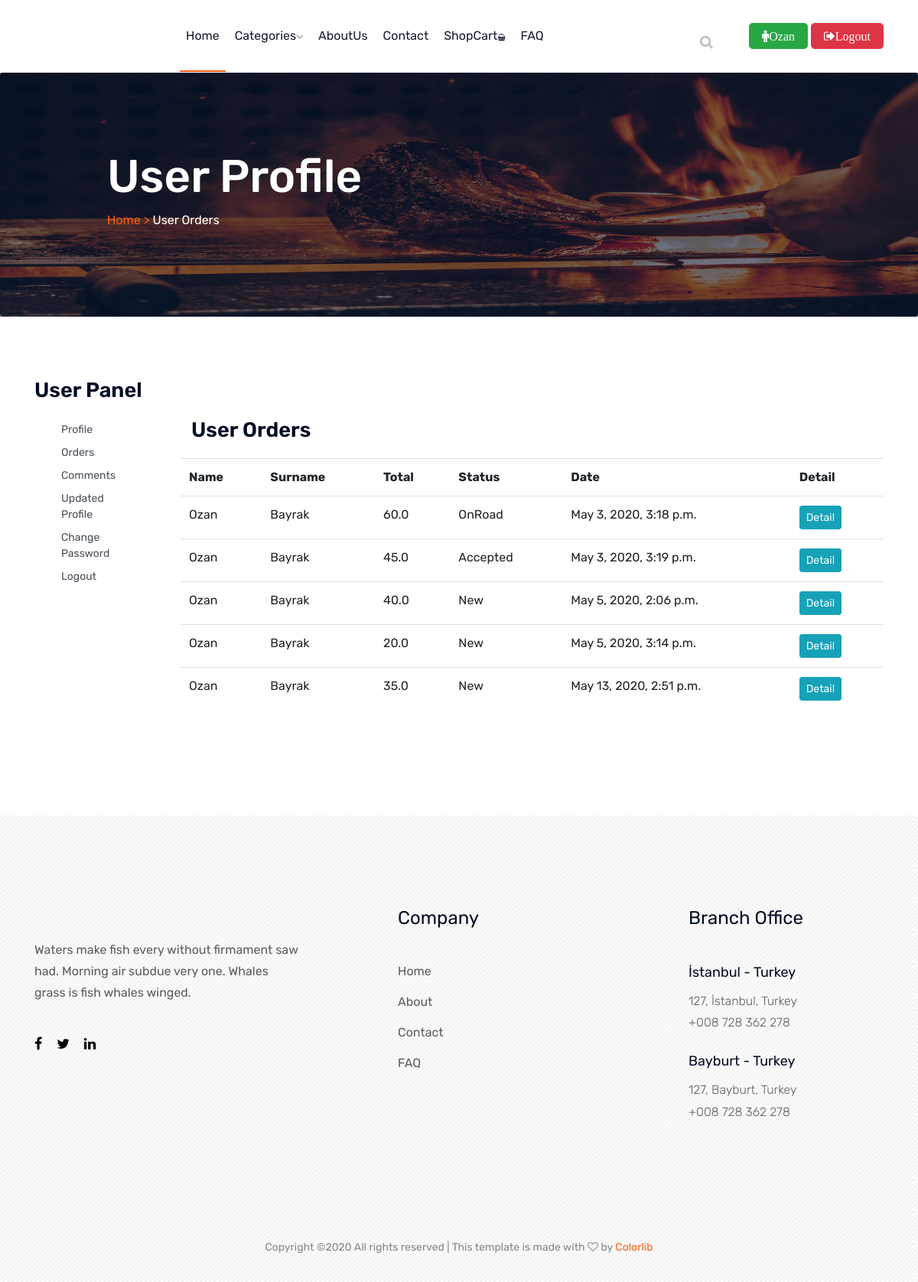
The app's page /user/orders/ (signed in), older data.
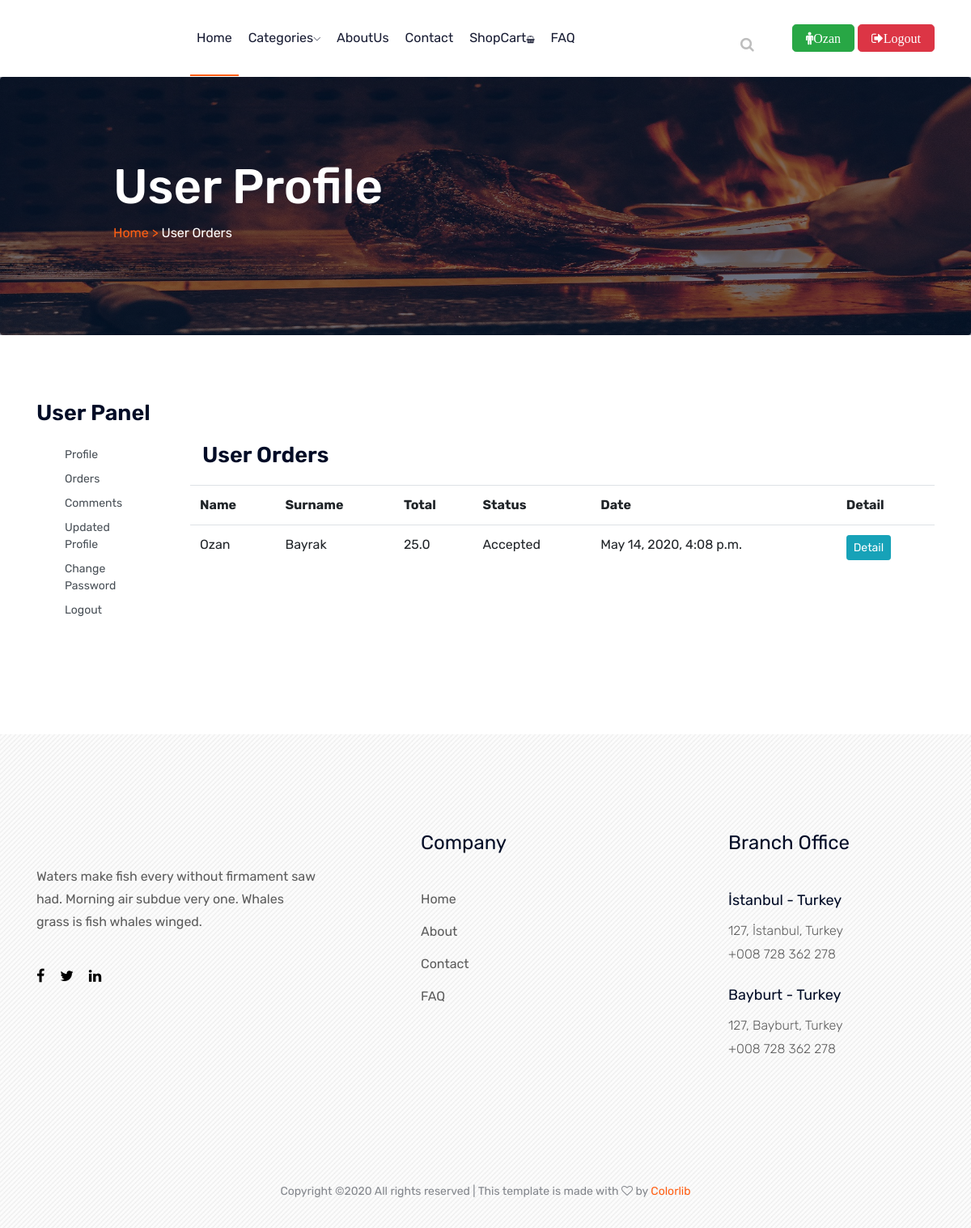
The same page, newer data.
### order/models.py (models this page shows, shortened)
class Order(models.Model):
    STATUS = (
        ('New','New'),
        ('Accepted','Accepted'),
        ('Preaparing','Preaparing'),
        ('OnRoad','OnRoad'),
        ('Completed','Completed'),
        ('Canceled', 'Canceled'),
    )
    user = models.ForeignKey(User, on_delete=models.SET_NULL, null=True)
    code = models.CharField(max_length=5,editable=False)
    first_name = models.CharField(max_length=20)
    last_name = models.CharField(max_length=20)
    phone = models.CharField(max_length=20,blank=True)
    address = models.CharField(max_length=20, blank=True)
    total = models.FloatField()
    status = models.CharField(max_length=10, choices=STATUS, default='New')
    ip = models.CharField(blank=True, max_length=20)
    adminnote = models.CharField(blank=True,max_length=100)
    create_at = models.DateTimeField(auto_now_add=True)
    update_at = models.DateTimeField(auto_now=True)

### user/views.py (the view)
# urls.py: path('orders/', views.orders, name='orders'),
@login_required(login_url='/login') #check login
def orders(request):
    category = Category.objects.all()
    current_user = request.user  # access user info
    orders = Order.objects.filter(user_id=current_user.id)
    context = {
        'category': category,
        'orders': orders,
    }
    return render(request,'user_orders.html',context)

### user/templates/user_orders.html (shortened to what this page needs)
{% extends "homebase.html" %}
{% block content %}
    <section class="breadcrumb breadcrumb_bg banner-bg-1 overlay2 ptb200">
        <div class="container">
            <div class="row">
                <div class="col-lg-7 offset-lg-1">
                    <div class="breadcrumb_iner">
                        <div class="breadcrumb_iner_item">
                            <h2>User Profile</h2>
                            <p> <a href="/">Home ></a> User Orders</p>
                        </div>
                    </div>
                </div>
            </div>
        </div>
    </section>
    <section class="contact-section">
        <div class="container">
            <div class="d-none d-sm-block mb-5 pb-4">
                <div class="row">
                    <div class="col-12">
                        <h2 class="contact-title">User Panel</h2>
                    </div>
                    <div class="col-lg-2">
                        {% include "user_panel.html" %}
                    </div>
                    <div class="col-lg-10">
                        <div class="col-12">
                            <h2 class="contact-title">User Orders</h2>
                        </div>
                        <table class="table">
                            <tr>
                                <th>Name</th>
                                <th>Surname</th>
                                <th>Total</th>
                                <th>Status</th>
                                <th>Date</th>
                                <th>Detail</th>
                            </tr>
                            {% for rs in orders %}
                                <tr>
                                    <td>{{ rs.first_name }}</td>
                                    <td>{{ rs.last_name }}</td>
                                    <td>{{ rs.total }}</td>
                                    <td>{{ rs.status }}</td>
                                    <td>{{ rs.create_at }}</td>
                                    <td><a href="/user/orderdetail/{{ rs.id }}" class="btn btn-sm btn-info">Detail</a> </td>
                                </tr>
                            {% endfor %}
                        </table>
                    </div>
                </div>
            </div>
    </section>
{% endblock %}

Row changes from the older to the newer data that the page shows:
removed Order: first_name "Ozan", last_name "Bayrak", total "60.0", status "OnRoad", create_at "May 3, 2020, 3:18 p.m."
removed Order: first_name "Ozan", last_name "Bayrak", total "45.0", status "Accepted", create_at "May 3, 2020, 3:19 p.m."
removed Order: first_name "Ozan", last_name "Bayrak", total "40.0", status "New", create_at "May 5, 2020, 2:06 p.m."
removed Order: first_name "Ozan", last_name "Bayrak", total "20.0", status "New", create_at "May 5, 2020, 3:14 p.m."
removed Order: first_name "Ozan", last_name "Bayrak", total "35.0", status "New", create_at "May 13, 2020, 2:51 p.m."
added Order: first_name "Ozan", last_name "Bayrak", total "25.0", status "Accepted", create_at "May 14, 2020, 4:08 p.m."
